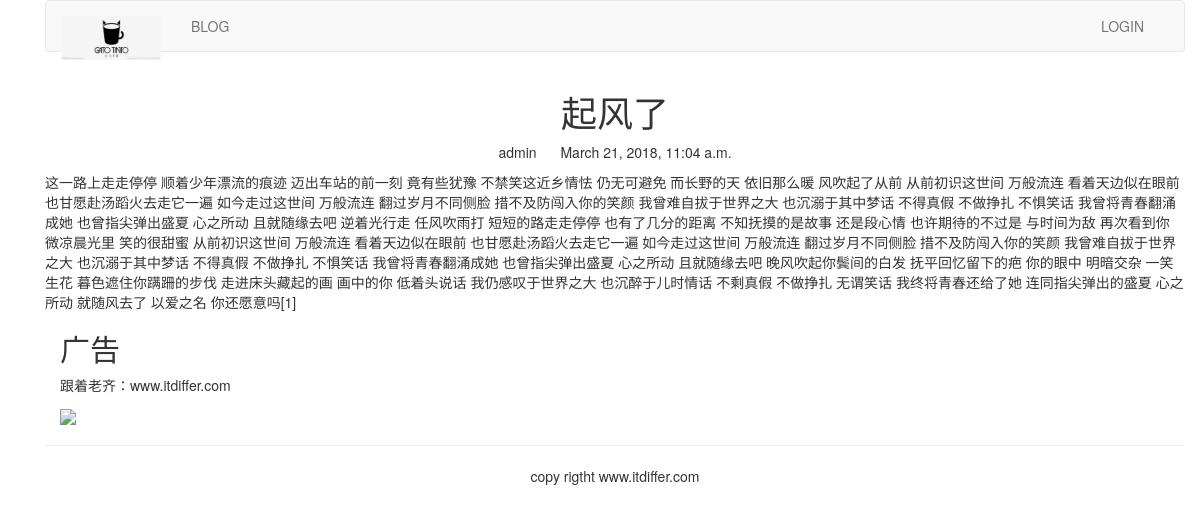
The app's page /blog/2/ with its own data.
### blog/models.py (models this page shows, shortened)
class BlogArticles(models.Model):
    title = models.CharField(max_length=300)
    author = models.ForeignKey(User, related_name="blog_posts", on_delete=models.CASCADE)
    body = models.TextField()
    publish = models.DateTimeField(default=timezone.now())
    class Meta:
        ordering = ("-publish",)

### blog/views.py (the view)
# urls.py: url(r'(?P<article_id>\d)/$', views.blog_article, name="blog_detail")
def blog_article(request, article_id):
    article = get_object_or_404(BlogArticles, id=article_id)
    pub = article.publish
    return render(request, "blog/content.html", {"article": article, "publish": pub})

### templates/blog/content.html (shortened to what this page needs)
{% extends "base.html" %}
{% block content %}
    <div class="row text-center vertical-middle-sm">
        <h1>{{ article.title }}</h1>
    </div>
    <div class="row">
        <div class="col-xs-12 co-md-8">
            <p class="text-center">
                <span>{{ article.author.username }}</span>
                <span style="margin-left: 20px">{{ publish }}</span>
            </p>
            <div>
                {{ article.body }}
            </div>
            <div class="col-xs-6 col-md-4">
                <h2>广告</h2>
                <p>跟着老齐：www.itdiffer.com</p>
                <img src="http://imgsrc.baidu.com/imgad/pic/item/730e0cf3d7ca7bcbe205bd15b5096b63f624a88a.jpg">
            </div>
        </div>
    </div>
{% endblock %}

### records on screen
BlogArticles: title "起风了", author.username "admin", publish "March 21, 2018, 11:04 a.m.", body "这一路上走走停停 顺着少年漂流的痕迹 迈出车站的前一刻 竟有些犹豫 不禁笑这近乡情怯 仍无可避免 而长野的天 依旧那么暖 风吹起了从前 从前初识这世间 万般流连 看着天边似在眼前 也甘愿赴汤蹈火去走它一遍 如今走过这世间 万般流连 翻过岁月不同侧脸 措不及防闯入你的笑颜 我曾难自拔于世界之大 也沉溺于其中梦话 不得真假 不做挣扎 不惧笑话 我曾将青春翻涌成她 也曾指尖弹出盛夏 心之所动 且就随缘去吧 逆着光行走 任风吹雨打 短短的路走走停停 也有了几分的距离 不知抚摸的是故事 还是段心情 也许期待的不过是 与时间为敌 再次看到你 微凉晨光里 笑的很甜蜜 从前初识这世间 万般流连 看着天边似在眼前 也甘愿赴汤蹈火去走它一遍 如今走过这世间 万般流连 翻过岁月不同侧脸 措不及防闯入你的笑颜 我曾难自拔于世界之大 也沉溺于其中梦话 不得真假 不做挣扎 不惧笑话 我曾将青春翻涌成她 也曾指尖弹出盛夏 心之所动 且就随缘去吧 晚风吹起你鬓间的白发 抚平回忆留下的疤 你的眼中 明暗交杂 一笑生花 暮色遮住你蹒跚的步伐 走进床头藏起的画 画中的你 低着头说话 我仍感叹于世界之大 也沉醉于儿时情话 不剩真假 不做挣扎 无谓笑话 我终将青春还给了她 连同指尖弹出的盛夏 心之所动 就随风去了 以爱之名 你还愿意吗[1]"
